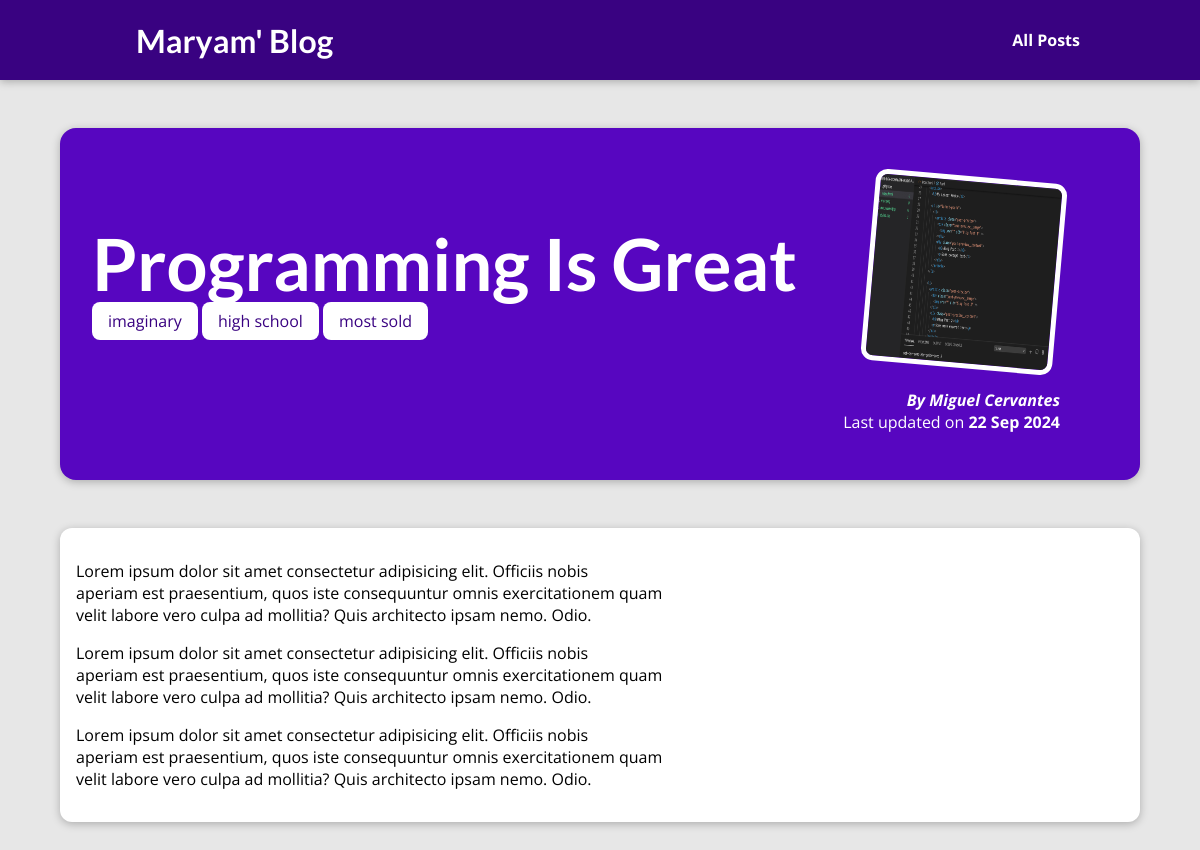
Page /posts/programming-is-fun on the committed database.
### personal_blogs/models.py (models this page shows, shortened)
class Post(models.Model):
    title = models.CharField(max_length=150)
    excerpt = models.CharField(max_length=200)
    image_name = models.CharField(max_length=100)
    date = models.DateField(auto_now=True)
    slug = models.SlugField(unique=True, db_index=True)
    content = models.TextField(validators=[MinLengthValidator(10)])
    author = models.ForeignKey(
        Author, on_delete=models.SET_NULL, null=True, related_name="posts")
    tags = models.ManyToManyField(Tag)

class Tag(models.Model):
    caption = models.CharField(max_length=20)

class Author(models.Model):
    first_name = models.CharField(max_length=100)
    last_name = models.CharField(max_length=100)
    email_address = models.EmailField()
    def full_name(self):
        return f"{self.first_name} {self.last_name}"
    def __str__(self):
        return self.full_name()

### personal_blogs/views.py (the view)
# urls.py: path("posts/<slug:slug>", views.post_detail, name="post-detail")
def post_detail(request, slug):
    identified_post = get_object_or_404(Post, slug=slug)
    return render(request, "personal_blogs/post-detail.html", {
        "post": identified_post,
        "post_tags": identified_post.tags.all()
    })

### personal_blogs/templates/personal_blogs/post-detail.html (shortened to what this page needs)
{% extends "base.html" %}
{% load static %}
{% block css_files %}
  <link rel="stylesheet" href="{% static "personal_blogs/post.css" %}" />
  <link rel="stylesheet" href="{% static "personal_blogs/post-detail.css" %}" />
{% endblock %}
{% block content %}
<section id="summary">
  <h2>{{ post.title }}</h2>
  <div>
    {% for tag in post_tags %}
      <span class="tag">{{ tag.caption }}</span>
    {% endfor %}
  </div>
  <article>
    <img src="{% static "personal_blogs/images/"|add:post.image_name %}" alt="{{ post.title }}" />
    <address>By <a href="mailto:{{ post.author.email_address }}">{{ post.author }}</a></address>
    <div>Last updated on <time>{{ post.date|date:"d M Y" }}</time></div>
  </article>
</section>
<main>
  {{ post.content|linebreaks }}
</main>
{% endblock %}

### static/app.css (style rules this page uses)
* { box-sizing: border-box; }
html { font-family: 'Open Sans', 'Lato', sans-serif; }
body { margin: 0; }
h1, h2, h3 { font-family: 'Lato', sans-serif; font-weight: bold; }

### personal_blogs/static/personal_blogs/post-detail.css (style rules this page uses)
body { background-color: #e7e7e7; }
#summary { margin: 8rem auto 3rem auto; padding: 2rem; width: 90%; max-width: 90rem; border-radius: 16px; background-color: #5706c0; position: relative; box-shadow: 0 2px 8px rgba(0, 0, 0, 0.25); height: 22rem; }
#summary h2 { color: white; font-size: 4.5rem; margin-bottom: 0.25rem; }
#summary article { position: absolute; top: 2rem; right: 3rem; padding: 1rem 2rem; border-radius: 12px; text-align: right; color: white; }
#summary article img { width: 12rem; height: 12rem; border-radius: 12px; transform: rotateZ(5deg); border: 5px solid white; margin-bottom: 1rem; }
#summary address { font-weight: bold; }
#summary a { color: white; text-decoration: none; }
#summary time { font-weight: bold; }
main { width: 90%; max-width: 90rem; margin: 3rem auto; background-color: white; padding: 1rem; border-radius: 12px; box-shadow: 0 2px 8px rgba(0, 0, 0, 0.25); }
.tag { background-color: white; color: #390281; padding: 0.5rem 1rem; border-radius: 8px; }

### rows in the picture
Post: title "Programming Is Great", image_name (picture), author "Miguel Cervantes", date "22 Sep 2024", content "Lorem ipsum dolor sit amet consectetur adipisicing elit. Officiis nobis aperiam est praesentium, quos iste consequuntur omnis exercitationem quam velit labore vero culpa ad mollitia? Quis architecto ipsam nemo. Odio. Lorem ipsum dolor sit amet consectetur adipisicing elit. Officiis nobis aperiam est praesentium, quos iste consequuntur omnis exercitationem quam velit labore vero culpa ad mollitia? Quis architecto ipsam nemo. Odio. Lorem ipsum dolor sit amet consectetur adipisicing elit. Officiis nobis aperiam est praesentium, quos iste consequuntur omnis exercitationem quam velit labore vero culpa ad mollitia? Quis architecto ipsam nemo. Odio."
Tag: caption "imaginary"
Tag: caption "high school"
Tag: caption "most sold"
